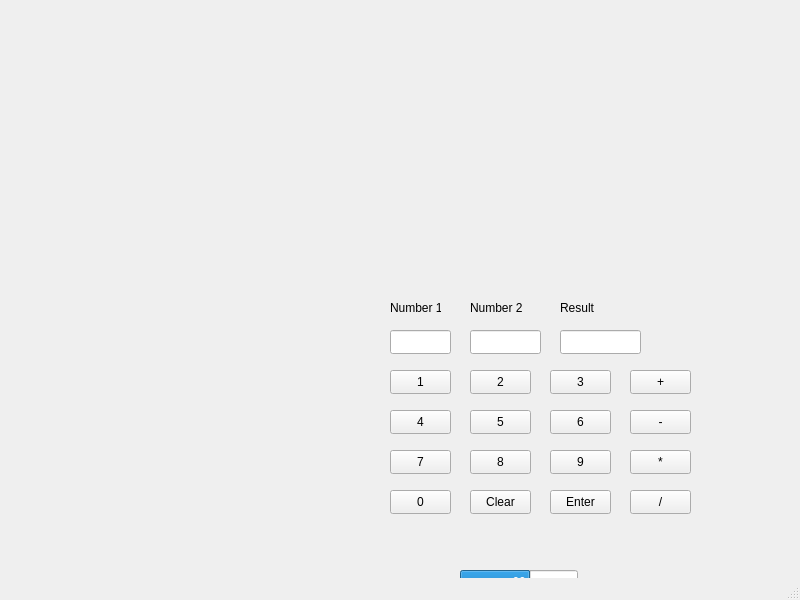
<?xml version="1.0" encoding="UTF-8"?>
<ui version="4.0">
 <class>MainWindow</class>
 <widget class="QMainWindow" name="MainWindow">
  <property name="geometry">
   <rect>
    <x>0</x>
    <y>0</y>
    <width>800</width>
    <height>600</height>
   </rect>
  </property>
  <property name="windowTitle">
   <string>MainWindow</string>
  </property>
  <widget class="QWidget" name="centralwidget">
   <widget class="QLabel" name="label_3">
    <property name="geometry">
     <rect>
      <x>560</x>
      <y>300</y>
      <width>49</width>
      <height>16</height>
     </rect>
    </property>
    <property name="text">
     <string>Result</string>
    </property>
   </widget>
   <widget class="QLineEdit" name="num2">
    <property name="geometry">
     <rect>
      <x>470</x>
      <y>330</y>
      <width>71</width>
      <height>24</height>
     </rect>
    </property>
   </widget>
   <widget class="QPushButton" name="N6">
    <property name="geometry">
     <rect>
      <x>550</x>
      <y>410</y>
      <width>61</width>
      <height>24</height>
     </rect>
    </property>
    <property name="text">
     <string>6</string>
    </property>
   </widget>
   <widget class="QPushButton" name="N2">
    <property name="geometry">
     <rect>
      <x>470</x>
      <y>370</y>
      <width>61</width>
      <height>24</height>
     </rect>
    </property>
    <property name="text">
     <string>2</string>
    </property>
   </widget>
   <widget class="QPushButton" name="div">
    <property name="geometry">
     <rect>
      <x>630</x>
      <y>490</y>
      <width>61</width>
      <height>24</height>
     </rect>
    </property>
    <property name="text">
     <string>/</string>
    </property>
   </widget>
   <widget class="QLineEdit" name="result">
    <property name="geometry">
     <rect>
      <x>560</x>
      <y>330</y>
      <width>81</width>
      <height>24</height>
     </rect>
    </property>
   </widget>
   <widget class="QPushButton" name="add">
    <property name="geometry">
     <rect>
      <x>630</x>
      <y>370</y>
      <width>61</width>
      <height>24</height>
     </rect>
    </property>
    <property name="text">
     <string>+</string>
    </property>
   </widget>
   <widget class="QPushButton" name="enter">
    <property name="geometry">
     <rect>
      <x>550</x>
      <y>490</y>
      <width>61</width>
      <height>24</height>
     </rect>
    </property>
    <property name="text">
     <string>Enter</string>
    </property>
   </widget>
   <widget class="QProgressBar" name="progressBar">
    <property name="geometry">
     <rect>
      <x>460</x>
      <y>570</y>
      <width>118</width>
      <height>23</height>
     </rect>
    </property>
    <property name="layoutDirection">
     <enum>Qt::RightToLeft</enum>
    </property>
    <property name="minimum">
     <number>0</number>
    </property>
    <property name="maximum">
     <number>100</number>
    </property>
    <property name="value">
     <number>60</number>
    </property>
    <property name="alignment">
     <set>Qt::AlignBottom|Qt::AlignJustify</set>
    </property>
    <property name="invertedAppearance">
     <bool>true</bool>
    </property>
    <property name="format">
     <string>%p</string>
    </property>
   </widget>
   <widget class="QPushButton" name="N4">
    <property name="geometry">
     <rect>
      <x>390</x>
      <y>410</y>
      <width>61</width>
      <height>24</height>
     </rect>
    </property>
    <property name="text">
     <string>4</string>
    </property>
   </widget>
   <widget class="QLineEdit" name="num1">
    <property name="geometry">
     <rect>
      <x>390</x>
      <y>330</y>
      <width>61</width>
      <height>24</height>
     </rect>
    </property>
   </widget>
   <widget class="QPushButton" name="N9">
    <property name="geometry">
     <rect>
      <x>550</x>
      <y>450</y>
      <width>61</width>
      <height>24</height>
     </rect>
    </property>
    <property name="text">
     <string>9</string>
    </property>
   </widget>
   <widget class="QLabel" name="label">
    <property name="geometry">
     <rect>
      <x>390</x>
      <y>300</y>
      <width>51</width>
      <height>16</height>
     </rect>
    </property>
    <property name="text">
     <string>Number 1</string>
    </property>
   </widget>
   <widget class="QLabel" name="label_2">
    <property name="geometry">
     <rect>
      <x>470</x>
      <y>300</y>
      <width>61</width>
      <height>16</height>
     </rect>
    </property>
    <property name="text">
     <string>Number 2</string>
    </property>
   </widget>
   <widget class="QPushButton" name="sub">
    <property name="geometry">
     <rect>
      <x>630</x>
      <y>410</y>
      <width>61</width>
      <height>24</height>
     </rect>
    </property>
    <property name="text">
     <string>-</string>
    </property>
   </widget>
   <widget class="QPushButton" name="N8">
    <property name="geometry">
     <rect>
      <x>470</x>
      <y>450</y>
      <width>61</width>
      <height>24</height>
     </rect>
    </property>
    <property name="text">
     <string>8</string>
    </property>
   </widget>
   <widget class="QPushButton" name="N5">
    <property name="geometry">
     <rect>
      <x>470</x>
      <y>410</y>
      <width>61</width>
      <height>24</height>
     </rect>
    </property>
    <property name="text">
     <string>5</string>
    </property>
   </widget>
   <widget class="QPushButton" name="clear">
    <property name="geometry">
     <rect>
      <x>470</x>
      <y>490</y>
      <width>61</width>
      <height>24</height>
     </rect>
    </property>
    <property name="text">
     <string>Clear</string>
    </property>
   </widget>
   <widget class="QPushButton" name="N0">
    <property name="geometry">
     <rect>
      <x>390</x>
      <y>490</y>
      <width>61</width>
      <height>24</height>
     </rect>
    </property>
    <property name="text">
     <string>0</string>
    </property>
   </widget>
   <widget class="QPushButton" name="mul">
    <property name="geometry">
     <rect>
      <x>630</x>
      <y>450</y>
      <width>61</width>
      <height>24</height>
     </rect>
    </property>
    <property name="text">
     <string>*</string>
    </property>
   </widget>
   <widget class="QPushButton" name="N3">
    <property name="geometry">
     <rect>
      <x>550</x>
      <y>370</y>
      <width>61</width>
      <height>24</height>
     </rect>
    </property>
    <property name="text">
     <string>3</string>
    </property>
   </widget>
   <widget class="QPushButton" name="N1">
    <property name="geometry">
     <rect>
      <x>390</x>
      <y>370</y>
      <width>61</width>
      <height>24</height>
     </rect>
    </property>
    <property name="text">
     <string>1</string>
    </property>
   </widget>
   <widget class="QPushButton" name="N7">
    <property name="geometry">
     <rect>
      <x>390</x>
      <y>450</y>
      <width>61</width>
      <height>24</height>
     </rect>
    </property>
    <property name="text">
     <string>7</string>
    </property>
   </widget>
  </widget>
  <widget class="QMenuBar" name="menubar">
   <property name="geometry">
    <rect>
     <x>0</x>
     <y>0</y>
     <width>800</width>
     <height>22</height>
    </rect>
   </property>
  </widget>
  <widget class="QStatusBar" name="statusbar"/>
 </widget>
 <resources/>
 <connections/>
</ui>
